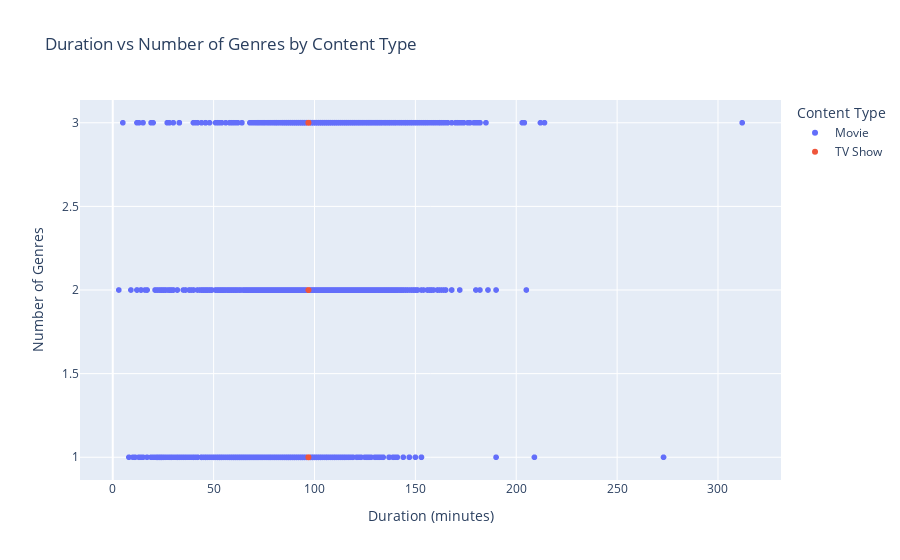

Notebook code for this chart:
### Markdown cell above
### Advanced Visualization example - Using Plotly for interactive plots

### Code cell
# Interactive scatter plot: Duration vs Number of Genres colored by Content Type
data['type_label'] = data['type']  # For legend labels
fig = px.scatter(
    data, 
    x='duration_min', 
    y='num_genres', 
    color='type_label',
    labels={
        'duration_min': 'Duration (minutes)', 
        'num_genres': 'Number of Genres',
        'type_label': 'Content Type'
    },
    title='Duration vs Number of Genres by Content Type',
    hover_data=['title', 'rating']
)
fig.show()

### Figure 1 — Plotly figure (JSON) as saved in the notebook; plotly's stock layout.template omitted (floating-point values rounded to 4 significant figures; data arrays with more than 128 entries replaced by an {"elided": "..."} marker saying what was removed)
{"data": [{"customdata": {"elided": "5204x2 str values"}, "hovertemplate": "Content Type=Movie<br>Duration (minutes)=%{x}<br>Number of Genres=%{y}<br>title=%{customdata[0]}<br>rating=%{customdata[1]}<extra></extra>", "legendgroup": "Movie", "marker": {"color": "#636efa", "symbol": "circle"}, "mode": "markers", "name": "Movie", "showlegend": true, "type": "scattergl", "x": {"elided": "5204 int values"}, "xaxis": "x", "y": {"elided": "5204 int values"}, "yaxis": "y"}, {"customdata": {"elided": "2541x2 str values"}, "hovertemplate": "Content Type=TV Show<br>Duration (minutes)=%{x}<br>Number of Genres=%{y}<br>title=%{customdata[0]}<br>rating=%{customdata[1]}<extra></extra>", "legendgroup": "TV Show", "marker": {"color": "#EF553B", "symbol": "circle"}, "mode": "markers", "name": "TV Show", "showlegend": true, "type": "scattergl", "x": {"elided": "2541 int values"}, "xaxis": "x", "y": {"elided": "2541 int values"}, "yaxis": "y"}], "layout": {"autosize": true, "legend": {"title": {"text": "Content Type"}, "tracegroupgap": 0}, "title": {"text": "Duration vs Number of Genres by Content Type"}, "xaxis": {"anchor": "y", "autorange": true, "domain": [0, 1], "range": [-15.78, 330.8], "title": {"text": "Duration (minutes)"}, "type": "linear"}, "yaxis": {"anchor": "x", "autorange": true, "domain": [0, 1], "range": [0.835, 3.165], "title": {"text": "Number of Genres"}, "type": "linear"}}}
